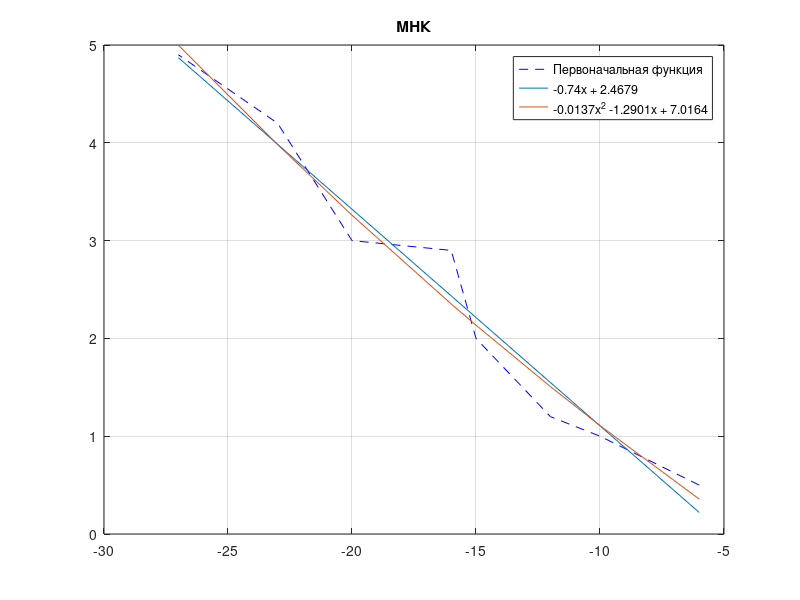

Write the MATLAB code that produced this figure.
%Вариант 21
X = [-6, -10, -12, -15, -16, -20, -23, -27];
Y = [0.5, 1, 1.2, 2, 2.9, 3, 4.2, 4.9];
N = 8;
plot(X, Y, 'b--');

%Блок переменных
sum_x = 0; %сумма x
sum_x_sqr = 0; %сумма x^2
sum_x_cube = 0; %сумма x^3
sum_x_4 = 0; %сумма х^4
sum_xy = 0; %сумма х * у
sum_x2y = 0; %сумма х^2 * y 
sum_y = 0; %сумма y
mid_x = 0; %x среднее
mid_y = 0; %y среднее
top_a = 0; %числитель коэффициента а
bottom_a = 0; %знаменатель коэффициента а

%Блок вычислений
for i = 1:N
    sum_x = sum_x + X(i);
    sum_x_sqr = sum_x_sqr + X(i) .^ 2;
    sum_x_cube = sum_x_cube + X(i) .^ 3;
    sum_x_4 = sum_x_4 + X(i) .^ 4;
    sum_x2y = sum_x2y + (X(i)).^2 .* Y(i);
    sum_xy = sum_xy + X(i) .* Y(i);
    mid_x = sum_x ./ N;
    sum_y = sum_y + Y(i);
    mid_y = sum_y ./ N;
end

for i = 1:N
   top_a = top_a + ((X(i) - mid_x) .* (Y(i) - mid_y));
   bottom_a = bottom_a + (X(i) - mid_x).^2;
end

a = top_a ./ bottom_a;
b = mid_y - a .* mid_x;


%Построение МНК для линейной функции
f = Y;
for i = 1:N
    f(i) = a .* X(i) + b;
end
hold on;
plot(X, f);
hold off;


%МНК для квадратической функции
%https://excel2.ru/articles/mnk-kvadratichnaya-zavisimost-v-ms-excel#:~:text=%D0%9C%D0%B5%D1%82%D0%BE%D0%B4%20%D0%BD%D0%B0%D0%B8%D0%BC%D0%B5%D0%BD%D1%8C%D1%88%D0%B8%D1%85%20%D0%BA%D0%B2%D0%B0%D0%B4%D1%80%D0%B0%D1%82%D0%BE%D0%B2%20(%D0%9C%D0%9D%D0%9A)%20%D0%BE%D1%81%D0%BD%D0%BE%D0%B2%D0%B0%D0%BD,%D0%9C%D0%B5%D1%82%D0%BE%D0%B4%20%D0%BD%D0%B0%D0%B8%D0%BC%D0%B5%D0%BD%D1%8C%D1%88%D0%B8%D1%85%20%D0%BA%D0%B2%D0%B0%D0%B4%D1%80%D0%B0%D1%82%D0%BE%D0%B2%20(%D0%B0%D0%BD%D0%B3%D0%BB.
matr = [N sum_x sum_x_sqr;
        sum_x sum_x_sqr sum_x_cube;
        sum_x_sqr sum_x_cube sum_x_4;];

%Решение системы через обратную матрицу
invMatr = inv(matr);
sums = [sum_y; sum_xy; sum_x2y];


%Элементы матрицы  = коэффициенты a b c
A = invMatr * sums;
c_1 = A(1);
b_1 = A(2);
a_1 = A(3);

%Построение МНК для квадратической функции
F(8) = 1;
for i = 1:N
    F(i) = a_1 .* (X(i))^2 + b_1 .* X(i) + c_1;
end


hold on;
plot(X, F);
grid on;
title('МНК');
legend('Первоначальная функция', '-0.74х + 2.4679', '-0.0137x^2 -1.2901x + 7.0164') 
hold off;